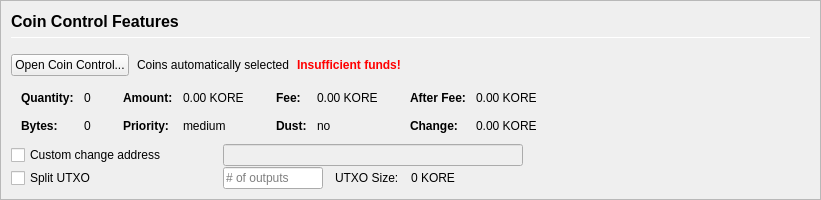
         <widget class="QFrame" name="frameCoinControl">
          <property name="sizePolicy">
           <sizepolicy hsizetype="Expanding" vsizetype="Expanding">
            <horstretch>0</horstretch>
            <verstretch>0</verstretch>
           </sizepolicy>
          </property>
          <property name="maximumSize">
           <size>
            <width>16777215</width>
            <height>16777215</height>
           </size>
          </property>
          <property name="frameShape">
           <enum>QFrame::StyledPanel</enum>
          </property>
          <property name="frameShadow">
           <enum>QFrame::Sunken</enum>
          </property>
          <layout class="QVBoxLayout" name="verticalLayoutCoinControl2">
           <property name="spacing">
            <number>0</number>
           </property>
           <property name="leftMargin">
            <number>0</number>
           </property>
           <property name="topMargin">
            <number>0</number>
           </property>
           <property name="rightMargin">
            <number>0</number>
           </property>
           <property name="bottomMargin">
            <number>0</number>
           </property>
           <item>
            <widget class="QFrame" name="frameCoinControl_BG">
             <layout class="QVBoxLayout" name="verticalLayoutCoinControl" stretch="0,0,0,0,0,0">
              <property name="spacing">
               <number>1</number>
              </property>
              <property name="leftMargin">
               <number>10</number>
              </property>
              <property name="topMargin">
               <number>10</number>
              </property>
              <item>
               <layout class="QHBoxLayout" name="horizontalLayoutCoinControl1">
                <property name="bottomMargin">
                 <number>15</number>
                </property>
                <item>
                 <layout class="QVBoxLayout" name="verticalLayout_3">
                  <property name="spacing">
                   <number>6</number>
                  </property>
                  <item>
                   <widget class="QLabel" name="labelCoinControlFeatures">
                    <property name="sizePolicy">
                     <sizepolicy hsizetype="Preferred" vsizetype="Maximum">
                      <horstretch>0</horstretch>
                      <verstretch>0</verstretch>
                     </sizepolicy>
                    </property>
                    <property name="minimumSize">
                     <size>
                      <width>0</width>
                      <height>20</height>
                     </size>
                    </property>
                    <property name="font">
                     <font>
                      <pointsize>12</pointsize>
                      <weight>75</weight>
                      <bold>true</bold>
                     </font>
                    </property>
                    <property name="styleSheet">
                     <string notr="true">font-weight:bold;</string>
                    </property>
                    <property name="text">
                     <string>Coin Control Features</string>
                    </property>
                   </widget>
                  </item>
                  <item>
                   <widget class="Line" name="line">
                    <property name="minimumSize">
                     <size>
                      <width>0</width>
                      <height>1</height>
                     </size>
                    </property>
                    <property name="maximumSize">
                     <size>
                      <width>16777215</width>
                      <height>1</height>
                     </size>
                    </property>
                    <property name="orientation">
                     <enum>Qt::Horizontal</enum>
                    </property>
                   </widget>
                  </item>
                 </layout>
                </item>
               </layout>
              </item>
              <item>
               <layout class="QHBoxLayout" name="horizontalLayoutCoinControl2" stretch="0,0,0,0">
                <property name="spacing">
                 <number>8</number>
                </property>
                <property name="bottomMargin">
                 <number>10</number>
                </property>
                <item>
                 <widget class="QPushButton" name="pushButtonCoinControl">
                  <property name="styleSheet">
                   <string notr="true"/>
                  </property>
                  <property name="text">
                   <string>Open Coin Control...</string>
                  </property>
                  <property name="autoDefault">
                   <bool>false</bool>
                  </property>
                 </widget>
                </item>
                <item>
                 <widget class="QLabel" name="labelCoinControlAutomaticallySelected">
                  <property name="text">
                   <string>Coins automatically selected</string>
                  </property>
                  <property name="margin">
                   <number>5</number>
                  </property>
                 </widget>
                </item>
                <item>
                 <widget class="QLabel" name="labelCoinControlInsuffFunds">
                  <property name="font">
                   <font>
                    <weight>75</weight>
                    <bold>true</bold>
                   </font>
                  </property>
                  <property name="styleSheet">
                   <string notr="true">color:red;font-weight:bold;</string>
                  </property>
                  <property name="text">
                   <string>Insufficient funds!</string>
                  </property>
                  <property name="margin">
                   <number>5</number>
                  </property>
                 </widget>
                </item>
                <item>
                 <spacer name="horizontalSpacerCoinControl">
                  <property name="orientation">
                   <enum>Qt::Horizontal</enum>
                  </property>
                  <property name="sizeHint" stdset="0">
                   <size>
                    <width>40</width>
                    <height>1</height>
                   </size>
                  </property>
                 </spacer>
                </item>
               </layout>
              </item>
              <item>
               <widget class="QWidget" name="widgetCoinControl" native="true">
                <property name="sizePolicy">
                 <sizepolicy hsizetype="Preferred" vsizetype="Preferred">
                  <horstretch>0</horstretch>
                  <verstretch>0</verstretch>
                 </sizepolicy>
                </property>
                <property name="minimumSize">
                 <size>
                  <width>0</width>
                  <height>0</height>
                 </size>
                </property>
                <property name="styleSheet">
                 <string notr="true"/>
                </property>
                <layout class="QHBoxLayout" name="horizontalLayoutCoinControl5">
                 <property name="leftMargin">
                  <number>0</number>
                 </property>
                 <property name="topMargin">
                  <number>0</number>
                 </property>
                 <property name="rightMargin">
                  <number>0</number>
                 </property>
                 <property name="bottomMargin">
                  <number>0</number>
                 </property>
                 <item>
                  <layout class="QHBoxLayout" name="horizontalLayoutCoinControl3" stretch="0,0,0,1">
                   <property name="spacing">
                    <number>20</number>
                   </property>
                   <property name="topMargin">
                    <number>0</number>
                   </property>
                   <property name="bottomMargin">
                    <number>10</number>
                   </property>
                   <item>
                    <layout class="QFormLayout" name="formLayoutCoinControl1">
                     <property name="horizontalSpacing">
                      <number>10</number>
                     </property>
                     <property name="verticalSpacing">
                      <number>14</number>
                     </property>
                     <property name="leftMargin">
                      <number>10</number>
                     </property>
                     <property name="topMargin">
                      <number>4</number>
                     </property>
                     <property name="rightMargin">
                      <number>6</number>
                     </property>
                     <item row="0" column="0">
                      <widget class="QLabel" name="labelCoinControlQuantityText">
                       <property name="font">
                        <font>
                         <weight>75</weight>
                         <bold>true</bold>
                        </font>
                       </property>
                       <property name="text">
                        <string>Quantity:</string>
                       </property>
                       <property name="margin">
                        <number>0</number>
                       </property>
                      </widget>
                     </item>
                     <item row="0" column="1">
                      <widget class="QLabel" name="labelCoinControlQuantity">
                       <property name="cursor">
                        <cursorShape>IBeamCursor</cursorShape>
                       </property>
                       <property name="contextMenuPolicy">
                        <enum>Qt::ActionsContextMenu</enum>
                       </property>
                       <property name="text">
                        <string notr="true">0</string>
                       </property>
                       <property name="margin">
                        <number>0</number>
                       </property>
                       <property name="textInteractionFlags">
                        <set>Qt::LinksAccessibleByMouse|Qt::TextSelectableByKeyboard|Qt::TextSelectableByMouse</set>
                       </property>
                      </widget>
                     </item>
                     <item row="1" column="0">
                      <widget class="QLabel" name="labelCoinControlBytesText">
                       <property name="font">
                        <font>
                         <weight>75</weight>
                         <bold>true</bold>
                        </font>
                       </property>
                       <property name="text">
                        <string>Bytes:</string>
                       </property>
                      </widget>
                     </item>
                     <item row="1" column="1">
                      <widget class="QLabel" name="labelCoinControlBytes">
                       <property name="cursor">
                        <cursorShape>IBeamCursor</cursorShape>
                       </property>
                       <property name="contextMenuPolicy">
                        <enum>Qt::ActionsContextMenu</enum>
                       </property>
                       <property name="text">
                        <string notr="true">0</string>
                       </property>
                       <property name="textInteractionFlags">
                        <set>Qt::LinksAccessibleByMouse|Qt::TextSelectableByKeyboard|Qt::TextSelectableByMouse</set>
                       </property>
                      </widget>
                     </item>
                    </layout>
                   </item>
                   <item>
                    <layout class="QFormLayout" name="formLayoutCoinControl2">
                     <property name="horizontalSpacing">
                      <number>10</number>
                     </property>
                     <property name="verticalSpacing">
                      <number>14</number>
                     </property>
                     <property name="leftMargin">
                      <number>6</number>
                     </property>
                     <property name="topMargin">
                      <number>4</number>
                     </property>
                     <property name="rightMargin">
                      <number>6</number>
                     </property>
                     <item row="0" column="0">
                      <widget class="QLabel" name="labelCoinControlAmountText">
                       <property name="font">
                        <font>
                         <weight>75</weight>
                         <bold>true</bold>
                        </font>
                       </property>
                       <property name="text">
                        <string>Amount:</string>
                       </property>
                       <property name="margin">
                        <number>0</number>
                       </property>
                      </widget>
                     </item>
                     <item row="0" column="1">
                      <widget class="QLabel" name="labelCoinControlAmount">
                       <property name="cursor">
                        <cursorShape>IBeamCursor</cursorShape>
                       </property>
                       <property name="contextMenuPolicy">
                        <enum>Qt::ActionsContextMenu</enum>
                       </property>
                       <property name="text">
                        <string notr="true">0.00 KORE</string>
                       </property>
                       <property name="textInteractionFlags">
                        <set>Qt::LinksAccessibleByMouse|Qt::TextSelectableByKeyboard|Qt::TextSelectableByMouse</set>
                       </property>
                      </widget>
                     </item>
                     <item row="1" column="0">
                      <widget class="QLabel" name="labelCoinControlPriorityText">
                       <property name="font">
                        <font>
                         <weight>75</weight>
                         <bold>true</bold>
                        </font>
                       </property>
                       <property name="text">
                        <string>Priority:</string>
                       </property>
                      </widget>
                     </item>
                     <item row="1" column="1">
                      <widget class="QLabel" name="labelCoinControlPriority">
                       <property name="cursor">
                        <cursorShape>IBeamCursor</cursorShape>
                       </property>
                       <property name="contextMenuPolicy">
                        <enum>Qt::ActionsContextMenu</enum>
                       </property>
                       <property name="text">
                        <string>medium</string>
                       </property>
                       <property name="textInteractionFlags">
                        <set>Qt::LinksAccessibleByMouse|Qt::TextSelectableByKeyboard|Qt::TextSelectableByMouse</set>
                       </property>
                      </widget>
                     </item>
                    </layout>
                   </item>
                   <item>
                    <layout class="QFormLayout" name="formLayoutCoinControl3">
                     <property name="horizontalSpacing">
                      <number>10</number>
                     </property>
                     <property name="verticalSpacing">
                      <number>14</number>
                     </property>
                     <property name="leftMargin">
                      <number>6</number>
                     </property>
                     <property name="topMargin">
                      <number>4</number>
                     </property>
                     <property name="rightMargin">
                      <number>6</number>
                     </property>
                     <item row="0" column="0">
                      <widget class="QLabel" name="labelCoinControlFeeText">
                       <property name="font">
                        <font>
                         <weight>75</weight>
                         <bold>true</bold>
                        </font>
                       </property>
                       <property name="text">
                        <string>Fee:</string>
                       </property>
                       <property name="margin">
                        <number>0</number>
                       </property>
                      </widget>
                     </item>
                     <item row="0" column="1">
                      <widget class="QLabel" name="labelCoinControlFee">
                       <property name="cursor">
                        <cursorShape>IBeamCursor</cursorShape>
                       </property>
                       <property name="contextMenuPolicy">
                        <enum>Qt::ActionsContextMenu</enum>
                       </property>
                       <property name="text">
                        <string notr="true">0.00 KORE</string>
                       </property>
                       <property name="textInteractionFlags">
                        <set>Qt::LinksAccessibleByMouse|Qt::TextSelectableByKeyboard|Qt::TextSelectableByMouse</set>
                       </property>
                      </widget>
                     </item>
                     <item row="1" column="0">
                      <widget class="QLabel" name="labelCoinControlLowOutputText">
                       <property name="font">
                        <font>
                         <weight>75</weight>
                         <bold>true</bold>
                        </font>
                       </property>
                       <property name="text">
                        <string>Dust:</string>
                       </property>
                      </widget>
                     </item>
                     <item row="1" column="1">
                      <widget class="QLabel" name="labelCoinControlLowOutput">
                       <property name="cursor">
                        <cursorShape>IBeamCursor</cursorShape>
                       </property>
                       <property name="contextMenuPolicy">
                        <enum>Qt::ActionsContextMenu</enum>
                       </property>
                       <property name="text">
                        <string>no</string>
                       </property>
                       <property name="textInteractionFlags">
                        <set>Qt::LinksAccessibleByMouse|Qt::TextSelectableByKeyboard|Qt::TextSelectableByMouse</set>
                       </property>
                      </widget>
                     </item>
                    </layout>
                   </item>
                   <item>
                    <layout class="QFormLayout" name="formLayoutCoinControl4">
                     <property name="horizontalSpacing">
                      <number>10</number>
                     </property>
                     <property name="verticalSpacing">
                      <number>14</number>
                     </property>
                     <property name="leftMargin">
                      <number>6</number>
                     </property>
                     <property name="topMargin">
                      <number>4</number>
                     </property>
                     <property name="rightMargin">
                      <number>6</number>
                     </property>
                     <item row="0" column="0">
                      <widget class="QLabel" name="labelCoinControlAfterFeeText">
                       <property name="font">
                        <font>
                         <weight>75</weight>
                         <bold>true</bold>
                        </font>
                       </property>
                       <property name="text">
                        <string>After Fee:</string>
                       </property>
                       <property name="margin">
                        <number>0</number>
                       </property>
                      </widget>
                     </item>
                     <item row="0" column="1">
                      <widget class="QLabel" name="labelCoinControlAfterFee">
                       <property name="cursor">
                        <cursorShape>IBeamCursor</cursorShape>
                       </property>
                       <property name="contextMenuPolicy">
                        <enum>Qt::ActionsContextMenu</enum>
                       </property>
                       <property name="text">
                        <string notr="true">0.00 KORE</string>
                       </property>
                       <property name="textInteractionFlags">
                        <set>Qt::LinksAccessibleByMouse|Qt::TextSelectableByKeyboard|Qt::TextSelectableByMouse</set>
                       </property>
                      </widget>
                     </item>
                     <item row="1" column="0">
                      <widget class="QLabel" name="labelCoinControlChangeText">
                       <property name="font">
                        <font>
                         <weight>75</weight>
                         <bold>true</bold>
                        </font>
                       </property>
                       <property name="text">
                        <string>Change:</string>
                       </property>
                      </widget>
                     </item>
                     <item row="1" column="1">
                      <widget class="QLabel" name="labelCoinControlChange">
                       <property name="cursor">
                        <cursorShape>IBeamCursor</cursorShape>
                       </property>
                       <property name="contextMenuPolicy">
                        <enum>Qt::ActionsContextMenu</enum>
                       </property>
                       <property name="text">
                        <string notr="true">0.00 KORE</string>
                       </property>
                       <property name="textInteractionFlags">
                        <set>Qt::LinksAccessibleByMouse|Qt::TextSelectableByKeyboard|Qt::TextSelectableByMouse</set>
                       </property>
                      </widget>
                     </item>
                    </layout>
                   </item>
                  </layout>
                 </item>
                </layout>
               </widget>
              </item>
              <item>
               <layout class="QHBoxLayout" name="horizontalLayoutCoinControl4">
                <property name="spacing">
                 <number>12</number>
                </property>
                <property name="sizeConstraint">
                 <enum>QLayout::SetDefaultConstraint</enum>
                </property>
                <property name="topMargin">
                 <number>0</number>
                </property>
                <property name="rightMargin">
                 <number>0</number>
                </property>
                <item>
                 <widget class="QCheckBox" name="checkBoxCoinControlChange">
                  <property name="sizePolicy">
                   <sizepolicy hsizetype="Preferred" vsizetype="Preferred">
                    <horstretch>0</horstretch>
                    <verstretch>0</verstretch>
                   </sizepolicy>
                  </property>
                  <property name="minimumSize">
                   <size>
                    <width>200</width>
                    <height>0</height>
                   </size>
                  </property>
                  <property name="maximumSize">
                   <size>
                    <width>200</width>
                    <height>16777215</height>
                   </size>
                  </property>
                  <property name="toolTip">
                   <string>If this is activated, but the change address is empty or invalid, change will be sent to a newly generated address.</string>
                  </property>
                  <property name="text">
                   <string>Custom change address</string>
                  </property>
                 </widget>
                </item>
                <item>
                 <widget class="QValidatedLineEdit" name="lineEditCoinControlChange">
                  <property name="enabled">
                   <bool>false</bool>
                  </property>
                  <property name="sizePolicy">
                   <sizepolicy hsizetype="Preferred" vsizetype="Preferred">
                    <horstretch>0</horstretch>
                    <verstretch>0</verstretch>
                   </sizepolicy>
                  </property>
                  <property name="minimumSize">
                   <size>
                    <width>300</width>
                    <height>0</height>
                   </size>
                  </property>
                 </widget>
                </item>
                <item>
                 <widget class="QLabel" name="labelCoinControlChangeLabel">
                  <property name="sizePolicy">
                   <sizepolicy hsizetype="Preferred" vsizetype="Preferred">
                    <horstretch>0</horstretch>
                    <verstretch>0</verstretch>
                   </sizepolicy>
                  </property>
                  <property name="minimumSize">
                   <size>
                    <width>100</width>
                    <height>0</height>
                   </size>
                  </property>
                  <property name="text">
                   <string/>
                  </property>
                  <property name="margin">
                   <number>3</number>
                  </property>
                 </widget>
                </item>
               </layout>
              </item>
              <item>
               <layout class="QHBoxLayout" name="horizontalLayoutCoinControl6">
                <property name="spacing">
                 <number>12</number>
                </property>
                <property name="rightMargin">
                 <number>0</number>
                </property>
                <item>
                 <widget class="QCheckBox" name="splitBlockCheckBox">
                  <property name="sizePolicy">
                   <sizepolicy hsizetype="Preferred" vsizetype="Preferred">
                    <horstretch>0</horstretch>
                    <verstretch>0</verstretch>
                   </sizepolicy>
                  </property>
                  <property name="minimumSize">
                   <size>
                    <width>200</width>
                    <height>0</height>
                   </size>
                  </property>
                  <property name="maximumSize">
                   <size>
                    <width>200</width>
                    <height>16777215</height>
                   </size>
                  </property>
                  <property name="text">
                   <string>Split UTXO</string>
                  </property>
                 </widget>
                </item>
                <item>
                 <widget class="QLineEdit" name="splitBlockLineEdit">
                  <property name="sizePolicy">
                   <sizepolicy hsizetype="Preferred" vsizetype="Preferred">
                    <horstretch>50</horstretch>
                    <verstretch>0</verstretch>
                   </sizepolicy>
                  </property>
                  <property name="minimumSize">
                   <size>
                    <width>100</width>
                    <height>0</height>
                   </size>
                  </property>
                  <property name="maximumSize">
                   <size>
                    <width>100</width>
                    <height>16777215</height>
                   </size>
                  </property>
                  <property name="placeholderText">
                   <string># of outputs</string>
                  </property>
                 </widget>
                </item>
                <item>
                 <widget class="QLabel" name="labelBlockSizeText">
                  <property name="text">
                   <string>UTXO Size:</string>
                  </property>
                 </widget>
                </item>
                <item>
                 <widget class="QLabel" name="labelBlockSize">
                  <property name="text">
                   <string>0 KORE</string>
                  </property>
                 </widget>
                </item>
                <item>
                 <spacer name="horizontalSpacer_7">
                  <property name="orientation">
                   <enum>Qt::Horizontal</enum>
                  </property>
                  <property name="sizeHint" stdset="0">
                   <size>
                    <width>40</width>
                    <height>20</height>
                   </size>
                  </property>
                 </spacer>
                </item>
               </layout>
              </item>
              <item>
               <spacer name="verticalSpacerCoinControl">
                <property name="orientation">
                 <enum>Qt::Vertical</enum>
                </property>
                <property name="sizeHint" stdset="0">
                 <size>
                  <width>800</width>
                  <height>1</height>
                 </size>
                </property>
               </spacer>
              </item>
             </layout>
            </widget>
           </item>
          </layout>
         </widget>
